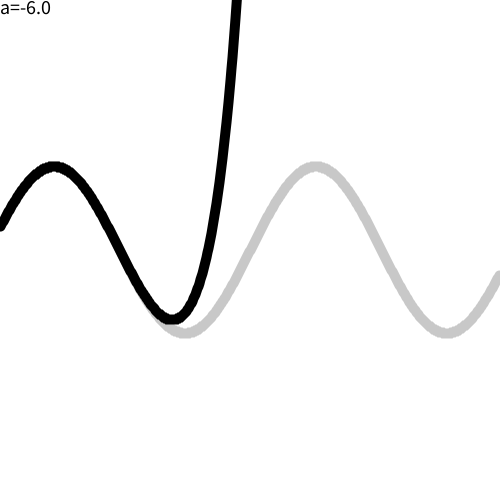
Frame 1 (no input)
Frame 60 (the mouse pressed at the canvas centre just before this capture): identical to frame 1, image omitted
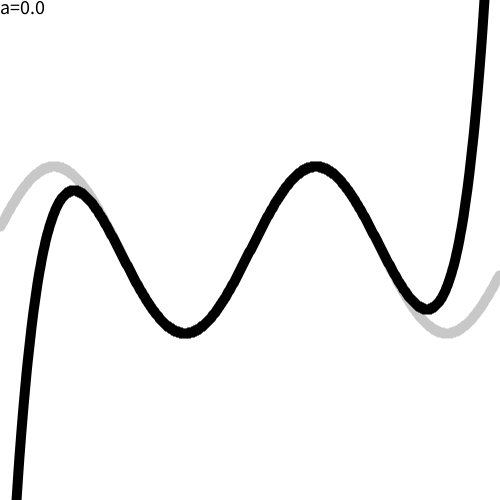
Frame 120 (the mouse held since frame 60 and released just before this capture)

The Processing sketch that drew these frames (run headless with seeded random() and noise(); from frame 60 on, the mouse is pressed at the canvas centre):

// Processing sketch: Taylor_series_Formula
// ── Taylor_series_Formula.pde
float[] coeff;//coefficient x^2+x+c 
//float[] coeffs = {1, 2, 1, 3};
float a = 5;
float minS = -6, maxS = 6;

void setup(){
  size(500, 500);
  //fullScreen();
}

void draw(){
  background(255);
  a = map(mouseX, 0, width, minS, maxS);
  textSize(20);
  textAlign(LEFT, TOP);
  fill(0);
  text("a="+a, 0, 0);
  coeff = solveCoeff(10, a);
  //視覚化
  noFill();
  strokeWeight(10);
  //本当のSinX
  stroke(200);
  beginShape();
  for(int i = 0; i < width; i++){
    float x = map(i, 0, width, minS, maxS);
    float val = sin(x);
    vertex(i, height/2-val*height/6);
  }
  endShape();
  //推定したSinX
  stroke(0);
  beginShape();
  for(int i = 0; i < width; i++){
    float x = map(i, 0, width, minS, maxS);
    float val = polyValue(x, coeff);
    vertex(i, height/2-val*height/6);
  }
  endShape();
}

float[] solveCoeff(int n, float a){
  float[] coeff = new float[n+1];//0<=k<=nだから
  for(int k=0; k<=n; k++){
    float N = factorial(k);
    coeff[n-k] = Xsin(k,a)/N;
    
  }
  return coeff;
}


float polyValue(float x, float[] coeff){//多項式に数値を代入した結果を求めます。
  float sum = 0;
  float k = x-a;
  for(int i = 0; i<coeff.length; i++){
    int p = coeff.length - i - 1;
    sum += coeff[i] * pow(k, p);
  }
  return sum;
}

long factorial(int a){//
  int result = 1;
  for(int i = 1; i <= a; i++){
    result *= i;
  }
  return result;
}

float Xsin(int n,float x){//x sin differential
  return sin((float)n/2*PI+x);
}
